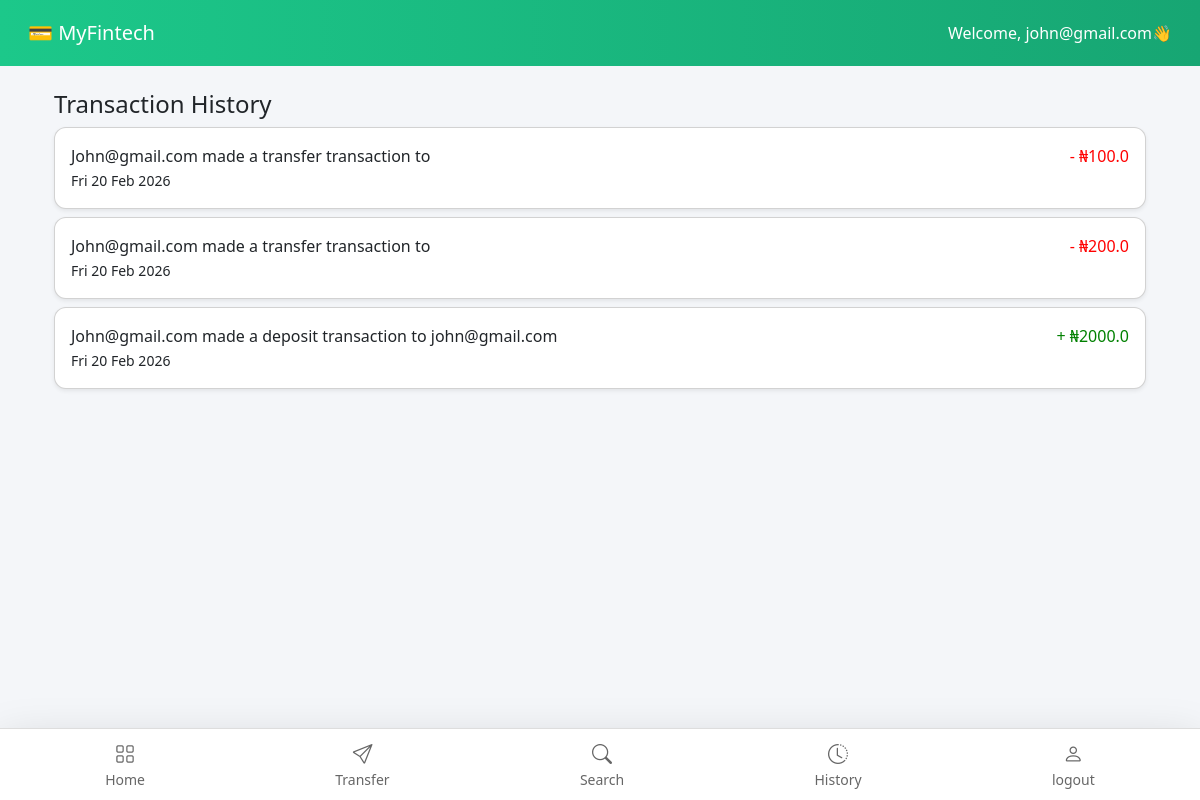
The app's page /transaction/ (signed in) with its own data.
### client/models.py (models this page shows, shortened)
class Transaction(models.Model):
    sender = models.ForeignKey(to=Customer, on_delete=models.CASCADE, related_name='sent_transactions')
    receiver = models.ForeignKey(to=Customer, on_delete=models.CASCADE, related_name='received_transactions')
    amount = models.FloatField()
    transaction_type = models.CharField(max_length=10, choices=Transaction_Type)
    date = models.DateTimeField(auto_now_add=True)

class Customer(models.Model):
    user = models.ForeignKey(to=User, on_delete=models.CASCADE)
    gender = models.CharField(max_length=1,choices=GENDER_CHOICES,default='u')
    account_number = models.CharField(max_length=10,blank=False,unique=True,default=generateAccountNumber, editable=False)
    balance = models.FloatField(default=200.00)
    pin = models.CharField(max_length=128, null=True,blank=True,editable=False)

### client/views.py (the view)
# urls.py: path("transaction/", views.transactionHistory, name ='client-transaction-details'),
@login_required(login_url='/login/')
def transactionHistory(request):
    customer = Customer.objects.get(user = request.user)
    transactions = Transaction.objects.filter(sender = customer )
    return render(request, 'pages/transaction.html', {'transactions': transactions})

### client/templates/pages/transaction.html (shortened to what this page needs)
{% extends 'pages/master.html' %}
{% block content %}
  </head>
  <body>
    <div class="container mt-4">
      <h4>Transaction History</h4>
      {% for record in transactions %}
         <div class="card transaction-card p-3 mb-2 shadow-sm">
            <div class="d-flex justify-content-between">
              <div>
                {{ record.sender.user.email | capfirst  }} made a {{ record.transaction_type }} transaction to {{  record.receiver.user.email }} <br />
                <small>{{ record.date | date:"D d M Y"}}</small>
              </div>
              {% if record.transaction_type == 'transfer' %}
              <div class="debit">- ₦{{ record.amount }}</div>
              {% else %}
              <div class="credit">+ ₦{{ record.amount }}</div>
              {% endif %}
            </div>
          </div>
          {% empty %}
          <p> No Transaction Record found </p>
      {% endfor %}
    </div>
{% endblock %}

### client/templates/pages/master.html (shortened to what this page needs)
<!doctype html>
<html lang="en">
  <head>
    <link
      href="https://cdn.jsdelivr.net/npm/bootstrap@5.3.2/dist/css/bootstrap.min.css"
      rel="stylesheet"
    />
    <link
      rel="stylesheet"
      href="https://cdn.jsdelivr.net/npm/bootstrap-icons@1.11.1/font/bootstrap-icons.css"
    />
  </head>
  <body>
    <nav class="navbar navbar-dark p-3">
      <div class="container-fluid">
        <span class="navbar-brand mb-0 h1"> 💳 MyFintech </span>
        <span class="text-white"> Welcome, {{ request.user.username }}👋 </span>
      </div>
    </nav>
    <div class="container mt-4">{% block content %} {% endblock %}</div>
    <nav class="bottom-nav shadow-lg">
      <a href="/" class="nav-item">
        <i class="bi bi-grid"></i>
        <span>Home</span>
      </a>
      <a href="/transfer" class="nav-item">
        <i class="bi bi-send"></i>
        <span>Transfer</span>
      </a>
      <a href="/search-account" class="nav-item">
        <i class="bi bi-search"></i>
        <span>Search</span>
      </a>
      <a href="/transaction" class="nav-item">
        <i class="bi bi-clock-history"></i>
        <span>History</span>
      </a>
      <a href="/logout" class="nav-item">
        <i class="bi bi-person"></i>
        <span>logout</span>
      </a>
    </nav>
  </body>
</html>

### client/templates/pages/master.html (style rules this page uses)
body { background-color: #f4f6f9; }
.navbar { background: linear-gradient(90deg, #1cc88a, #17a673); }
.transaction-card { border-radius: 12px; }
.bottom-nav { position: fixed; bottom: 0; width: 100%; background: white; display: flex; justify-content: space-around; padding: 10px; border-top: 1px solid #ddd; z-index: 1000; }
.nav-item { text-align: center; color: #666; text-decoration: none; font-size: 14px; }
.nav-item i { display: block; font-size: 20px; }
body { padding-bottom: 70px; }

### client/templates/pages/transaction.html (style rules this page uses)
body { background: #f4f6f9; }
.transaction-card { border-radius: 12px; }
.credit { color: green; }
.debit { color: red; }

### records on screen
Transaction: sender.user.email "John@gmail.com", transaction_type "transfer", date "Fri 20 Feb 2026", amount "100.0"
Transaction: sender.user.email "John@gmail.com", transaction_type "transfer", date "Fri 20 Feb 2026", amount "200.0"
Transaction: sender.user.email "John@gmail.com", transaction_type "deposit", receiver.user.email "john@gmail.com", date "Fri 20 Feb 2026", amount "2000.0"

### other values on screen
{{ request.user.username }} "john@gmail.com"
